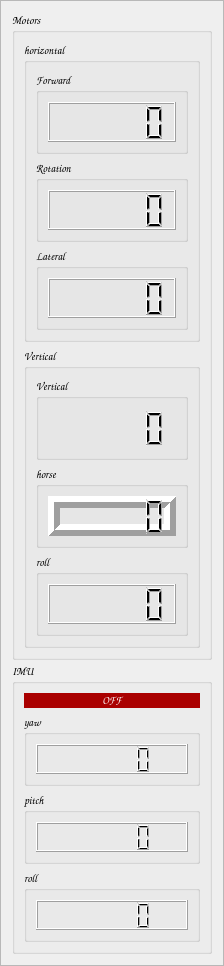
     <widget class="QFrame" name="frame">
      <property name="font">
       <font>
        <pointsize>8</pointsize>
       </font>
      </property>
      <property name="frameShape">
       <enum>QFrame::StyledPanel</enum>
      </property>
      <property name="frameShadow">
       <enum>QFrame::Raised</enum>
      </property>
      <layout class="QVBoxLayout" name="verticalLayout_6" stretch="0,1">
       <property name="spacing">
        <number>3</number>
       </property>
       <item>
        <widget class="QGroupBox" name="groupBox">
         <property name="sizePolicy">
          <sizepolicy hsizetype="Preferred" vsizetype="Preferred">
           <horstretch>0</horstretch>
           <verstretch>0</verstretch>
          </sizepolicy>
         </property>
         <property name="minimumSize">
          <size>
           <width>100</width>
           <height>300</height>
          </size>
         </property>
         <property name="font">
          <font>
           <family>Comic Sans MS</family>
           <pointsize>8</pointsize>
           <weight>9</weight>
           <italic>false</italic>
           <bold>false</bold>
          </font>
         </property>
         <property name="styleSheet">
          <string notr="true">font: 75 8pt &quot;Comic Sans MS&quot;;</string>
         </property>
         <property name="title">
          <string>Motors</string>
         </property>
         <layout class="QGridLayout" name="gridLayout_6">
          <item row="1" column="0">
           <widget class="QGroupBox" name="groupBox_20">
            <property name="sizePolicy">
             <sizepolicy hsizetype="Preferred" vsizetype="Preferred">
              <horstretch>0</horstretch>
              <verstretch>0</verstretch>
             </sizepolicy>
            </property>
            <property name="minimumSize">
             <size>
              <width>0</width>
              <height>300</height>
             </size>
            </property>
            <property name="title">
             <string>Vertical</string>
            </property>
            <layout class="QVBoxLayout" name="verticalLayout_7">
             <item>
              <widget class="QGroupBox" name="groupBox_4">
               <property name="sizePolicy">
                <sizepolicy hsizetype="Preferred" vsizetype="Expanding">
                 <horstretch>0</horstretch>
                 <verstretch>0</verstretch>
                </sizepolicy>
               </property>
               <property name="minimumSize">
                <size>
                 <width>30</width>
                 <height>30</height>
                </size>
               </property>
               <property name="font">
                <font>
                 <family>Comic Sans MS</family>
                 <pointsize>8</pointsize>
                 <weight>9</weight>
                 <italic>false</italic>
                 <bold>false</bold>
                </font>
               </property>
               <property name="title">
                <string>Vertical</string>
               </property>
               <layout class="QVBoxLayout" name="verticalLayout_19">
                <item>
                 <widget class="QLCDNumber" name="lcdVertical">
                  <property name="sizePolicy">
                   <sizepolicy hsizetype="Minimum" vsizetype="Expanding">
                    <horstretch>0</horstretch>
                    <verstretch>0</verstretch>
                   </sizepolicy>
                  </property>
                  <property name="minimumSize">
                   <size>
                    <width>0</width>
                    <height>30</height>
                   </size>
                  </property>
                  <property name="font">
                   <font>
                    <family>Comic Sans MS</family>
                    <pointsize>8</pointsize>
                    <weight>9</weight>
                    <italic>false</italic>
                    <bold>false</bold>
                   </font>
                  </property>
                  <property name="styleSheet">
                   <string notr="true"/>
                  </property>
                  <property name="lineWidth">
                   <number>0</number>
                  </property>
                  <property name="smallDecimalPoint">
                   <bool>true</bool>
                  </property>
                  <property name="digitCount">
                   <number>5</number>
                  </property>
                  <property name="mode">
                   <enum>QLCDNumber::Dec</enum>
                  </property>
                  <property name="segmentStyle">
                   <enum>QLCDNumber::Filled</enum>
                  </property>
                  <property name="value" stdset="0">
                   <double>0.000000000000000</double>
                  </property>
                 </widget>
                </item>
               </layout>
              </widget>
             </item>
             <item>
              <widget class="QGroupBox" name="groupBox_21">
               <property name="sizePolicy">
                <sizepolicy hsizetype="Preferred" vsizetype="Expanding">
                 <horstretch>0</horstretch>
                 <verstretch>0</verstretch>
                </sizepolicy>
               </property>
               <property name="minimumSize">
                <size>
                 <width>30</width>
                 <height>30</height>
                </size>
               </property>
               <property name="title">
                <string>horse</string>
               </property>
               <layout class="QHBoxLayout" name="horizontalLayout_4">
                <item>
                 <widget class="QLCDNumber" name="lcdNumber_2">
                  <property name="sizePolicy">
                   <sizepolicy hsizetype="Minimum" vsizetype="Expanding">
                    <horstretch>0</horstretch>
                    <verstretch>0</verstretch>
                   </sizepolicy>
                  </property>
                  <property name="minimumSize">
                   <size>
                    <width>0</width>
                    <height>30</height>
                   </size>
                  </property>
                  <property name="lineWidth">
                   <number>6</number>
                  </property>
                  <property name="smallDecimalPoint">
                   <bool>true</bool>
                  </property>
                  <property name="digitCount">
                   <number>5</number>
                  </property>
                 </widget>
                </item>
               </layout>
              </widget>
             </item>
             <item>
              <widget class="QGroupBox" name="groupBox_22">
               <property name="sizePolicy">
                <sizepolicy hsizetype="Preferred" vsizetype="Expanding">
                 <horstretch>0</horstretch>
                 <verstretch>0</verstretch>
                </sizepolicy>
               </property>
               <property name="minimumSize">
                <size>
                 <width>30</width>
                 <height>40</height>
                </size>
               </property>
               <property name="title">
                <string>roll</string>
               </property>
               <layout class="QVBoxLayout" name="verticalLayout_15">
                <item>
                 <widget class="QLCDNumber" name="lcdNumber">
                  <property name="sizePolicy">
                   <sizepolicy hsizetype="Minimum" vsizetype="Expanding">
                    <horstretch>0</horstretch>
                    <verstretch>0</verstretch>
                   </sizepolicy>
                  </property>
                  <property name="minimumSize">
                   <size>
                    <width>0</width>
                    <height>30</height>
                   </size>
                  </property>
                  <property name="smallDecimalPoint">
                   <bool>true</bool>
                  </property>
                  <property name="digitCount">
                   <number>5</number>
                  </property>
                 </widget>
                </item>
               </layout>
              </widget>
             </item>
            </layout>
           </widget>
          </item>
          <item row="0" column="0">
           <widget class="QGroupBox" name="groupBox_16">
            <property name="minimumSize">
             <size>
              <width>0</width>
              <height>300</height>
             </size>
            </property>
            <property name="title">
             <string>horizontal</string>
            </property>
            <layout class="QVBoxLayout" name="verticalLayout">
             <item>
              <widget class="QGroupBox" name="groupBox_2">
               <property name="sizePolicy">
                <sizepolicy hsizetype="Preferred" vsizetype="Expanding">
                 <horstretch>0</horstretch>
                 <verstretch>0</verstretch>
                </sizepolicy>
               </property>
               <property name="minimumSize">
                <size>
                 <width>0</width>
                 <height>0</height>
                </size>
               </property>
               <property name="font">
                <font>
                 <family>Comic Sans MS</family>
                 <pointsize>8</pointsize>
                 <weight>9</weight>
                 <italic>false</italic>
                 <bold>false</bold>
                </font>
               </property>
               <property name="styleSheet">
                <string notr="true"/>
               </property>
               <property name="title">
                <string>Forward</string>
               </property>
               <layout class="QHBoxLayout" name="horizontalLayout_5">
                <item>
                 <widget class="QLCDNumber" name="lcdForward">
                  <property name="sizePolicy">
                   <sizepolicy hsizetype="Preferred" vsizetype="Preferred">
                    <horstretch>0</horstretch>
                    <verstretch>0</verstretch>
                   </sizepolicy>
                  </property>
                  <property name="minimumSize">
                   <size>
                    <width>0</width>
                    <height>0</height>
                   </size>
                  </property>
                  <property name="font">
                   <font>
                    <family>Comic Sans MS</family>
                    <pointsize>8</pointsize>
                    <weight>9</weight>
                    <italic>false</italic>
                    <bold>false</bold>
                   </font>
                  </property>
                  <property name="styleSheet">
                   <string notr="true"/>
                  </property>
                  <property name="smallDecimalPoint">
                   <bool>true</bool>
                  </property>
                  <property name="digitCount">
                   <number>5</number>
                  </property>
                 </widget>
                </item>
               </layout>
              </widget>
             </item>
             <item>
              <widget class="QGroupBox" name="groupBox_3">
               <property name="sizePolicy">
                <sizepolicy hsizetype="Preferred" vsizetype="Expanding">
                 <horstretch>0</horstretch>
                 <verstretch>0</verstretch>
                </sizepolicy>
               </property>
               <property name="minimumSize">
                <size>
                 <width>0</width>
                 <height>0</height>
                </size>
               </property>
               <property name="font">
                <font>
                 <family>Comic Sans MS</family>
                 <pointsize>8</pointsize>
                 <weight>9</weight>
                 <italic>false</italic>
                 <bold>false</bold>
                </font>
               </property>
               <property name="title">
                <string>Rotation</string>
               </property>
               <layout class="QHBoxLayout" name="horizontalLayout_6">
                <item>
                 <widget class="QLCDNumber" name="lcdRotaion">
                  <property name="sizePolicy">
                   <sizepolicy hsizetype="Preferred" vsizetype="Preferred">
                    <horstretch>0</horstretch>
                    <verstretch>0</verstretch>
                   </sizepolicy>
                  </property>
                  <property name="minimumSize">
                   <size>
                    <width>0</width>
                    <height>0</height>
                   </size>
                  </property>
                  <property name="font">
                   <font>
                    <family>Comic Sans MS</family>
                    <pointsize>8</pointsize>
                    <weight>9</weight>
                    <italic>false</italic>
                    <bold>false</bold>
                   </font>
                  </property>
                  <property name="styleSheet">
                   <string notr="true"/>
                  </property>
                  <property name="smallDecimalPoint">
                   <bool>true</bool>
                  </property>
                  <property name="digitCount">
                   <number>5</number>
                  </property>
                 </widget>
                </item>
               </layout>
              </widget>
             </item>
             <item>
              <widget class="QGroupBox" name="groupBox_10">
               <property name="sizePolicy">
                <sizepolicy hsizetype="Preferred" vsizetype="Expanding">
                 <horstretch>0</horstretch>
                 <verstretch>0</verstretch>
                </sizepolicy>
               </property>
               <property name="minimumSize">
                <size>
                 <width>0</width>
                 <height>0</height>
                </size>
               </property>
               <property name="font">
                <font>
                 <family>Comic Sans MS</family>
                 <pointsize>8</pointsize>
                 <weight>9</weight>
                 <italic>false</italic>
                 <bold>false</bold>
                </font>
               </property>
               <property name="title">
                <string>Lateral</string>
               </property>
               <layout class="QHBoxLayout" name="horizontalLayout_7">
                <item>
                 <widget class="QLCDNumber" name="lcdLateral">
                  <property name="sizePolicy">
                   <sizepolicy hsizetype="Minimum" vsizetype="Expanding">
                    <horstretch>0</horstretch>
                    <verstretch>0</verstretch>
                   </sizepolicy>
                  </property>
                  <property name="minimumSize">
                   <size>
                    <width>0</width>
                    <height>0</height>
                   </size>
                  </property>
                  <property name="font">
                   <font>
                    <family>Comic Sans MS</family>
                    <pointsize>8</pointsize>
                    <weight>9</weight>
                    <italic>false</italic>
                    <bold>false</bold>
                   </font>
                  </property>
                  <property name="styleSheet">
                   <string notr="true"/>
                  </property>
                  <property name="smallDecimalPoint">
                   <bool>true</bool>
                  </property>
                  <property name="digitCount">
                   <number>5</number>
                  </property>
                 </widget>
                </item>
               </layout>
              </widget>
             </item>
            </layout>
           </widget>
          </item>
         </layout>
        </widget>
       </item>
       <item>
        <widget class="QGroupBox" name="groupBox_9">
         <property name="sizePolicy">
          <sizepolicy hsizetype="Preferred" vsizetype="Preferred">
           <horstretch>0</horstretch>
           <verstretch>0</verstretch>
          </sizepolicy>
         </property>
         <property name="minimumSize">
          <size>
           <width>200</width>
           <height>100</height>
          </size>
         </property>
         <property name="font">
          <font>
           <family>Comic Sans MS</family>
           <pointsize>8</pointsize>
           <weight>9</weight>
           <italic>false</italic>
           <bold>false</bold>
          </font>
         </property>
         <property name="styleSheet">
          <string notr="true">font: 75 8pt &quot;Comic Sans MS&quot;;</string>
         </property>
         <property name="title">
          <string>IMU</string>
         </property>
         <layout class="QVBoxLayout" name="verticalLayout_13" stretch="0,0,0,0">
          <property name="sizeConstraint">
           <enum>QLayout::SetDefaultConstraint</enum>
          </property>
          <item>
           <widget class="QLabel" name="imu">
            <property name="sizePolicy">
             <sizepolicy hsizetype="Preferred" vsizetype="Preferred">
              <horstretch>0</horstretch>
              <verstretch>0</verstretch>
             </sizepolicy>
            </property>
            <property name="font">
             <font>
              <family>Comic Sans MS</family>
              <pointsize>8</pointsize>
              <weight>9</weight>
              <italic>false</italic>
              <bold>false</bold>
             </font>
            </property>
            <property name="mouseTracking">
             <bool>true</bool>
            </property>
            <property name="styleSheet">
             <string notr="true">background-color: rgb(170, 0, 0);
color: rgb(255, 255, 255);
font: 75 8pt &quot;Comic Sans MS&quot;;
</string>
            </property>
            <property name="frameShape">
             <enum>QFrame::NoFrame</enum>
            </property>
            <property name="text">
             <string>OFF</string>
            </property>
            <property name="alignment">
             <set>Qt::AlignCenter</set>
            </property>
           </widget>
          </item>
          <item>
           <widget class="QGroupBox" name="groupBox_11">
            <property name="title">
             <string>yaw</string>
            </property>
            <layout class="QVBoxLayout" name="verticalLayout_3">
             <item>
              <widget class="QLCDNumber" name="lcdYaw">
               <property name="minimumSize">
                <size>
                 <width>30</width>
                 <height>30</height>
                </size>
               </property>
               <property name="smallDecimalPoint">
                <bool>true</bool>
               </property>
              </widget>
             </item>
            </layout>
           </widget>
          </item>
          <item>
           <widget class="QGroupBox" name="groupBox_13">
            <property name="title">
             <string>pitch </string>
            </property>
            <layout class="QVBoxLayout" name="verticalLayout_4">
             <item>
              <widget class="QLCDNumber" name="lcdPitch">
               <property name="minimumSize">
                <size>
                 <width>30</width>
                 <height>30</height>
                </size>
               </property>
               <property name="smallDecimalPoint">
                <bool>true</bool>
               </property>
              </widget>
             </item>
            </layout>
           </widget>
          </item>
          <item>
           <widget class="QGroupBox" name="groupBox_14">
            <property name="title">
             <string>roll</string>
            </property>
            <layout class="QVBoxLayout" name="verticalLayout_5">
             <item>
              <widget class="QLCDNumber" name="lcdRoll">
               <property name="minimumSize">
                <size>
                 <width>30</width>
                 <height>30</height>
                </size>
               </property>
               <property name="smallDecimalPoint">
                <bool>true</bool>
               </property>
              </widget>
             </item>
            </layout>
           </widget>
          </item>
         </layout>
        </widget>
       </item>
      </layout>
     </widget>
